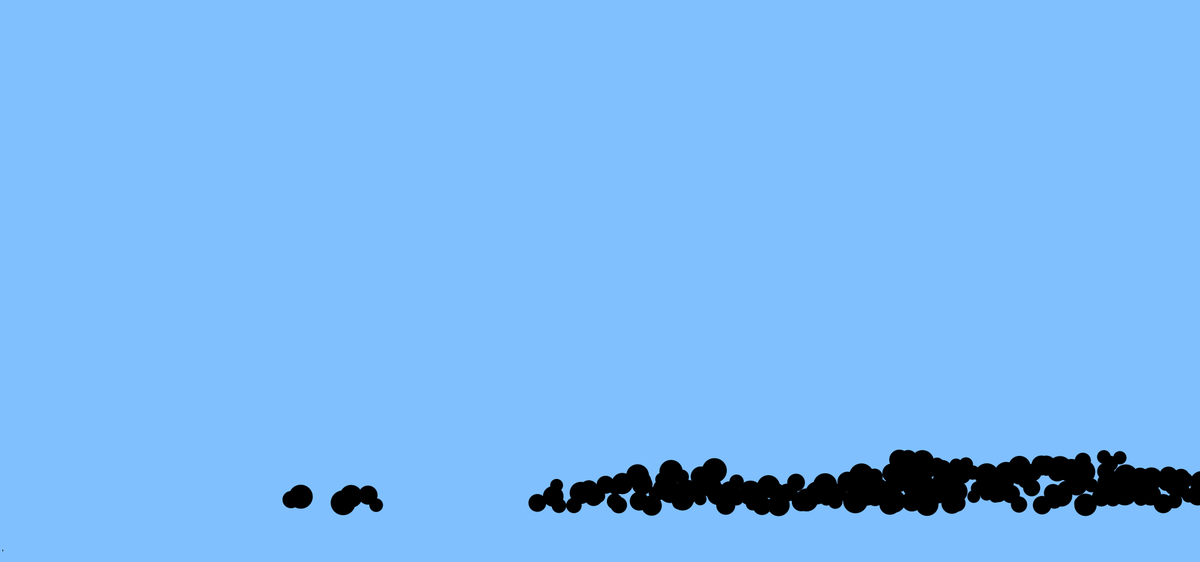
Frame 1 (no input)
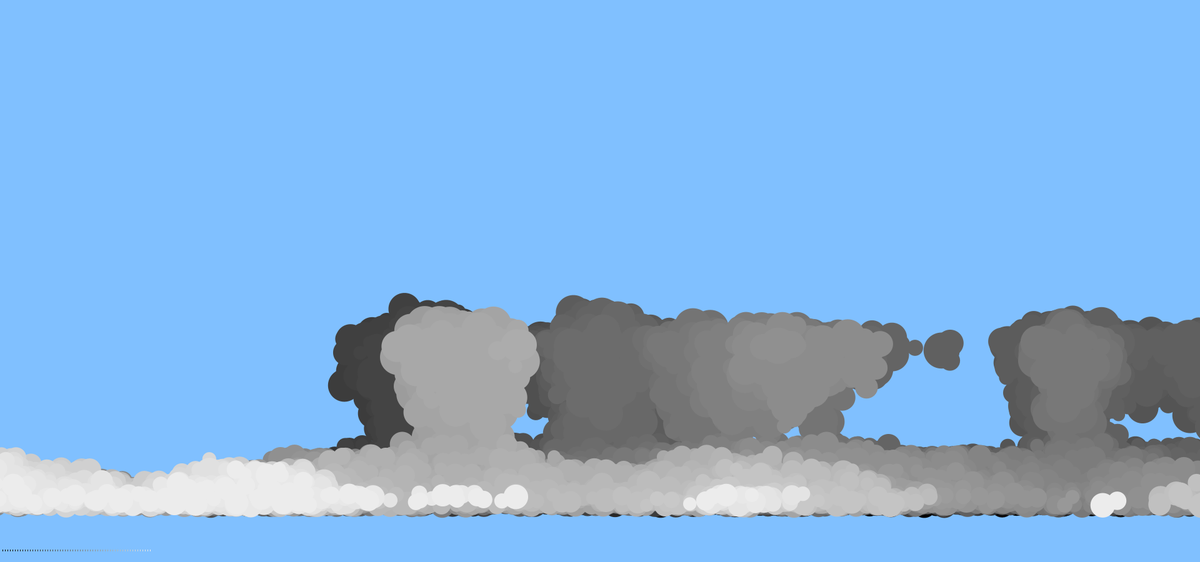
Frame 60 (the mouse pressed at the canvas centre just before this capture)
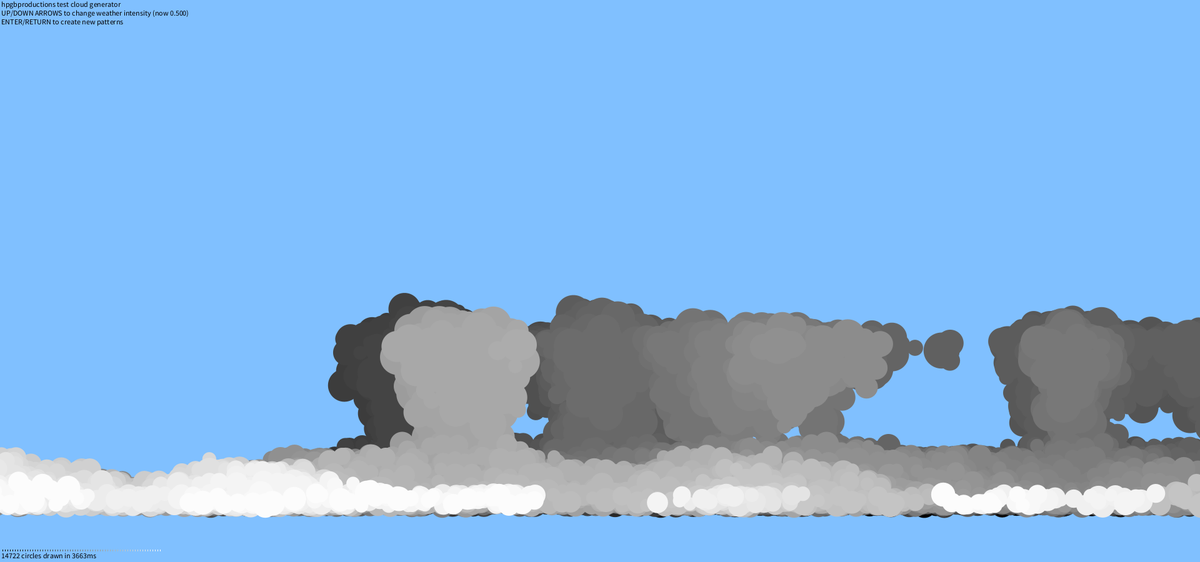
Frame 120 (the mouse held since frame 60 and released just before this capture)

The Processing sketch that drew these frames (run headless with seeded random() and noise(); from frame 60 on, the mouse is pressed at the canvas centre):

// Processing sketch: CLOUDGEN
// ── CLOUDGEN.pde
/*
    Test cloud generator (release 7)
    by hpgbproductions
    
    * About 15-20 m per pixel
    * Use finer generation for lower clouds
    * The cloudType will be controlled by another Perlin Noise pattern in real application
*/

// Displays some height markings
Boolean ShowDebugLines = false;

// The amount to change the cloud generation mode with up/down arrows
float cloudTypeStep = 0.02f;

// Perlin Noise settings
int seed;
int noiseLod = 4;
float noiseFalloff = 0.5f;
float noiseScale = 0.002f;

// Multi-layer visualization
int Layers = 64;
int LayerColorStart = 0;
int LayerColorInterval = 4;
float depthNoiseScale = 0.004f;
int targetFps = 120;

// Cloud generation settings
float cloudType = 0.5f;
float randomOffsetX = 10f;
float randomOffsetY = 10f;
float startX = 0f;
float startY = 800f;
float intervalX = 20f;
float intervalY = 20f;
float intervalZ = 20f;

// Head clouds
float upScale = 450f;
float upLowerHalfScale = 5f;
float upUpperHalfScale = 1.5f;
float upMinParticleSize = 20f;
float upMaxParticleSize = 60f;

// Base clouds
float downScale = 250f;
float downMinParticleSize = 20f;
float downMaxParticleSize = 40f;

// Auto-generated values
float upStartY;
float upHeight;
float upSinkFactor;
float upGenerateThreshold;
float downHeight;
float downSinkFactor;
float perlinStartX;
float perlinStartY;
int layerGray;
Boolean ReloadNoise = true;

int layer = 0;
int circles = 0;
int start_ms = 0;

void setup()
{
  size(1920,900);
  
  seed = second() + minute() * 60 + hour() * 3600 + day() * 86400;
  noiseSeed(seed);
  randomSeed(seed);
  
  frameRate(targetFps);
  layer = 0;
  circles = 0;
  start_ms = millis();
}

void draw()
{
  if (layer >= Layers)
  {
    return;
  }
  else if (layer == 0)
  {
    // Initialize the drawing system
    background(128, 192, 255);
    layerGray = LayerColorStart;
    
    // Change some values according to cloudType variable
    downHeight = downScale * map(constrain(cloudType, 0f, 0.5f), 0f, 0.5f, 3f, 1f);
    downSinkFactor = map(constrain(cloudType, 0f, 0.7f), 0f, 0.7f, 0.9f, 0.2f);
    upHeight = upScale * map(constrain(cloudType, 0.3f, 0.7f), 0.3f, 0.7f, 0.5f, 1f);
    upStartY = startY - upHeight;
    upSinkFactor = map(cloudType, 0f, 1f, 0.7f, 0.2f);
    upGenerateThreshold = map(cloudType, 0f, 1f, 1f, 0.3f);
    
    // Set a new random origin for the Perlin Noise
    if (ReloadNoise)
    {
      perlinStartX = random(-9999f, 9999f);
      perlinStartY = random(-9999f, 9999f);
      noiseDetail(noiseLod, noiseFalloff);
      ReloadNoise = false;
    }
  }
  
  noStroke();
  fill(min(layerGray, 255));
  
  // BEGIN draw a layer
  for (float x = startX; x < width + downMaxParticleSize; x += intervalX)
  {
    float currentNoise = noise(perlinStartX + x * noiseScale, perlinStartY + layer * intervalZ * depthNoiseScale);
    
    float downMinY = startY - downHeight * (currentNoise - downSinkFactor);
    float upMinY = upStartY - upHeight * upUpperHalfScale * (pow(currentNoise, 1f) - upSinkFactor * 2);
    float upMaxY = min(downMinY, upStartY + upHeight * upLowerHalfScale * (pow(currentNoise, 2f) - upSinkFactor));
    
    // Lower particles
    for (float y = startY; y > downMinY; y -= intervalY)
    {
      circle(
      x + random(-randomOffsetX, randomOffsetX),
      y + random(-randomOffsetY, randomOffsetY),
      random(downMinParticleSize, downMaxParticleSize)
      );
      circles++;
    }
    
    // Only produce upper particles if lower clouds are high enough
    if (currentNoise < upGenerateThreshold)
    {
      continue;
    }
    
    // Upper particles
    for (float y = upMinY; y < upMaxY; y += intervalY)
    {
      circle(
      x + random(-randomOffsetX, randomOffsetX),
      y + random(-randomOffsetY, randomOffsetY),
      random(upMinParticleSize, upMaxParticleSize)
      );
      circles++;
    }
    
  }
  // END draw a layer
  
  // Set data of the next layer
  layer++;
  layerGray += LayerColorInterval;
  
  // The debug marking draws a small vertical bar according to the fill color
  rect(layerGray, height - 20, 1, 3);
  
  // Only draw the following after all layers are completed
  if (layer == Layers)
  {
    if (ShowDebugLines)
    {
      strokeWeight(1);
      
      stroke(255, 0, 0);
      line(0, startY, width, startY);
      line(0, startY - (downHeight * (1 - downSinkFactor)), width, startY - (downHeight * (1 - downSinkFactor)));
      
      stroke(0, 0, 255);
      line(0, upStartY, width, upStartY);
      line(0, upStartY - upHeight * upUpperHalfScale * (1 - upSinkFactor * 2), width, upStartY - upHeight * upUpperHalfScale * (1 - upSinkFactor * 2));
    }
    
    fill(0);
    textAlign(LEFT, TOP);
    text(
    "hpgbproductions test cloud generator\n" +
    "UP/DOWN ARROWS to change weather intensity (now " + nf(cloudType, 0, 3) + ")\n" +
    "ENTER/RETURN to create new patterns\n",
    2, 2);
    
    text(circles + " circles drawn in " + (millis() - start_ms) + "ms\n", 2, height - 15);
  }
}

void keyPressed()
{
  layer = 0;
  circles = 0;
  start_ms = millis();
  
  if (keyCode == ENTER || keyCode == RETURN)
    ReloadNoise = true;
  
  if (keyCode == UP)
    cloudType += cloudTypeStep;
  else if (keyCode == DOWN)
    cloudType -= cloudTypeStep;
    
  cloudType = constrain(cloudType, 0f, 1f);
}
